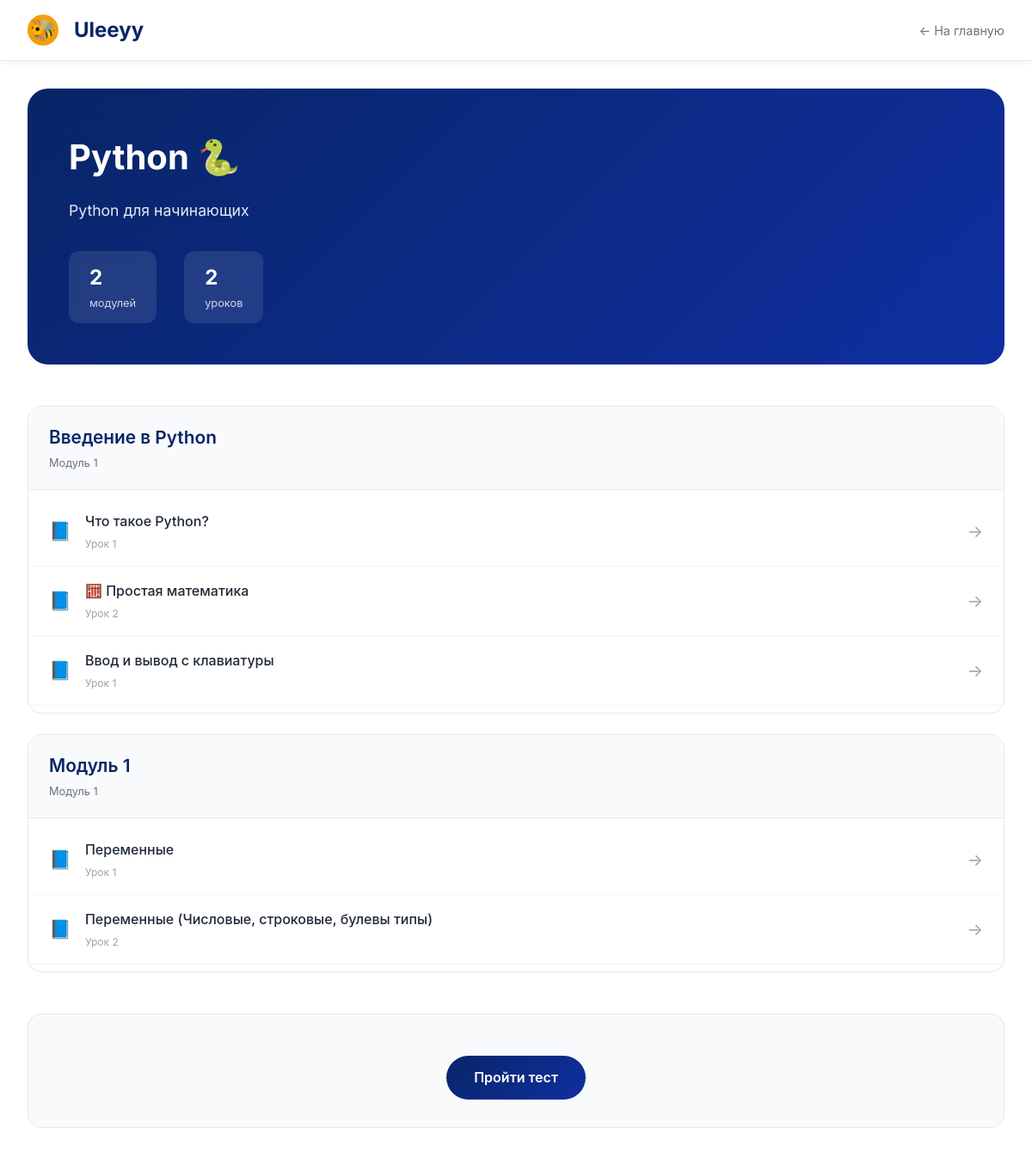
/1/, run on the app's committed database.
### courses/models.py (models this page shows, shortened)
class Course(models.Model):
    title = models.CharField(max_length=200)
    description = models.TextField()
    image = models.ImageField(upload_to="courses/", blank=True)
    created_at = models.DateTimeField(auto_now_add=True)

class Module(models.Model):
    course = models.ForeignKey(Course, on_delete=models.CASCADE, related_name="modules")
    title = models.CharField(max_length=200)
    order = models.IntegerField()
    class Meta:
        ordering = ["order"]

class Lesson(models.Model):
    module = models.ForeignKey(Module, on_delete=models.CASCADE, related_name="lessons")
    title = models.CharField(max_length=200)
    content = models.TextField()
    video_url = models.URLField(blank=True)
    order = models.IntegerField()
    class Meta:
        ordering = ["order"]

### courses/views.py (the view)
# urls.py: path("<int:course_id>/", views.course_detail, name="course_detail"),
def course_detail(request, course_id):
    course = get_object_or_404(Course, id=course_id)
    modules = course.modules.all()
    return render(
        request,
        "courses/course_detail.html",
        {
            "course": course,
            "modules": modules,
        },
    )

### courses/templates/courses/course_detail.html (shortened to what this page needs)
<!DOCTYPE html>
<html>
<head>
</head>
<body>
    <header class="header">
        <div class="header-container">
            <a href="/" class="logo">
                <div style="background: #F59E0B; width: 36px; height: 36px; border-radius: 50%; display: inline-flex; align-items: center; justify-content: center; margin-right: 8px;">
                🐝
                </div>
                Uleeyy</span>
            </a>
            <a href="/" class="back-link">← На главную</a>
        </div>
    </header>
    <div class="container">
        <div class="course-banner">
            <h1>{{ course.title }} <span>🐍</span></h1>
            <p>{{ course.description }}</p>
            <div class="course-stats">
                <div class="stat-item">
                    <div class="stat-number">{{ modules|length }}</div>
                    <div class="stat-label">модулей</div>
                </div>
                <div class="stat-item">
                    <div class="stat-number">
                        {% with total=0 %}
                            {{ modules|length }}
                        {% endwith %}
                    </div>
                    <div class="stat-label">уроков</div>
                </div>
            </div>
        </div>
        <div class="modules-list">
            {% for module in modules %}
            <div class="module-card">
                <div class="module-header">
                    <h2>{{ module.title }}</h2>
                    <div class="module-order">Модуль {{ module.order|default:forloop.counter }}</div>
                </div>
                <div class="lessons-list">
                    {% for lesson in module.lessons.all %}
                    <a href="{% url 'lesson_detail' lesson.id %}" class="lesson-item">
                        <div class="lesson-icon">📘</div>
                        <div class="lesson-info">
                            <div class="lesson-title">{{ lesson.title }}</div>
                            <div class="lesson-order">Урок {{ lesson.order|default:forloop.counter }}</div>
                        </div>
                        <div class="lesson-status">→</div>
                    </a>
                    {% empty %}
                    <div style="padding: 1.5rem; color: #9CA3AF; text-align: center;">В этом модуле пока нет уроков</div>
                    {% endfor %}
                </div>
            </div>
            {% empty %}
            <div style="text-align: center; padding: 3rem; color: #9CA3AF; background: #F9FAFB; border-radius: 16px;">
                В этом курсе пока нет модулей
            </div>
            {% endfor %}
        </div>
        <div class="info-section">
            <a href="#" class="test-link">Пройти тест</a>
        </div>
    </div>
</body>
</html>

### courses/templates/courses/course_detail.html (style rules this page uses)
* { margin: 0; padding: 0; box-sizing: border-box; }
body { font-family: 'Inter', -apple-system, BlinkMacSystemFont, 'Segoe UI', sans-serif; background-color: #FFFFFF; color: #1F2937; line-height: 1.6; }
.header { background: white; position: sticky; top: 0; z-index: 100; box-shadow: 0 2px 8px rgba(0,0,0,0.05); border-bottom: 1px solid #E5E7EB; }
.header-container { max-width: 1280px; margin: 0 auto; padding: 1rem 2rem; display: flex; justify-content: space-between; align-items: center; }
.logo { display: flex; align-items: center; gap: 10px; text-decoration: none; font-size: 1.5rem; font-weight: 700; color: #082567; }
.back-link { color: #6B7280; text-decoration: none; transition: color 0.3s ease; font-size: 0.9rem; }
.container { max-width: 1280px; margin: 0 auto; padding: 2rem; }
.course-banner { background: linear-gradient(135deg, #082567 0%, #102FA1 100%); border-radius: 24px; padding: 3rem; margin-bottom: 3rem; color: white; }
.course-banner h1 { font-size: 2.5rem; font-weight: 700; margin-bottom: 1rem; }
.course-banner h1 span { color: #F59E0B; }
.course-banner p { font-size: 1.1rem; opacity: 0.9; max-width: 600px; }
.course-stats { display: flex; gap: 2rem; margin-top: 2rem; }
.stat-item { background: rgba(255,255,255,0.1); border-radius: 12px; padding: 0.8rem 1.5rem; backdrop-filter: blur(10px); }
.stat-number { font-size: 1.5rem; font-weight: 700; }
.stat-label { font-size: 0.8rem; opacity: 0.8; }
.modules-list { display: flex; flex-direction: column; gap: 1.5rem; }
.module-card { background: white; border: 1px solid #E5E7EB; border-radius: 16px; overflow: hidden; transition: all 0.3s ease; }
.module-header { background: #F9FAFB; padding: 1.2rem 1.5rem; border-bottom: 1px solid #E5E7EB; }
.module-header h2 { font-size: 1.3rem; font-weight: 600; color: #082567; margin-bottom: 0.25rem; }
.module-order { font-size: 0.8rem; color: #6B7280; }
.lessons-list { padding: 0.5rem 0; }
.lesson-item { display: flex; align-items: center; padding: 1rem 1.5rem; border-bottom: 1px solid #F3F4F6; text-decoration: none; transition: all 0.2s ease; }
.lesson-icon { font-size: 1.3rem; margin-right: 1rem; }
.lesson-info { flex: 1; }
.lesson-title { font-weight: 500; color: #1F2937; margin-bottom: 0.2rem; }
.lesson-order { font-size: 0.75rem; color: #9CA3AF; }
.lesson-status { color: #9CA3AF; font-size: 1.2rem; transition: color 0.2s ease; }
.info-section { margin-top: 3rem; background: #F9FAFB; border-radius: 16px; padding: 2rem; text-align: center; border: 1px solid #E5E7EB; }
.test-link { display: inline-block; background: linear-gradient(135deg, #082567 0%, #102FA1 100%); color: white; text-decoration: none; padding: 0.8rem 2rem; border-radius: 40px; font-weight: 600; margin-top: 1rem; transition: all 0.3s ease; }

### data on the page
Course: title "Python", description "Python для начинающих"
Module: title "Введение в Python", order "1"
Lesson: title "Что такое Python?", order "1"
Lesson: title "🧮 Простая математика", order "2"
Lesson: title "Ввод и вывод с клавиатуры", order "1"
Module: title "Модуль 1", order "1"
Lesson: title "Переменные", order "1"
Lesson: title "Переменные (Числовые, строковые, булевы типы)", order "2"

### other printed values
{{ modules|length }} "2"
